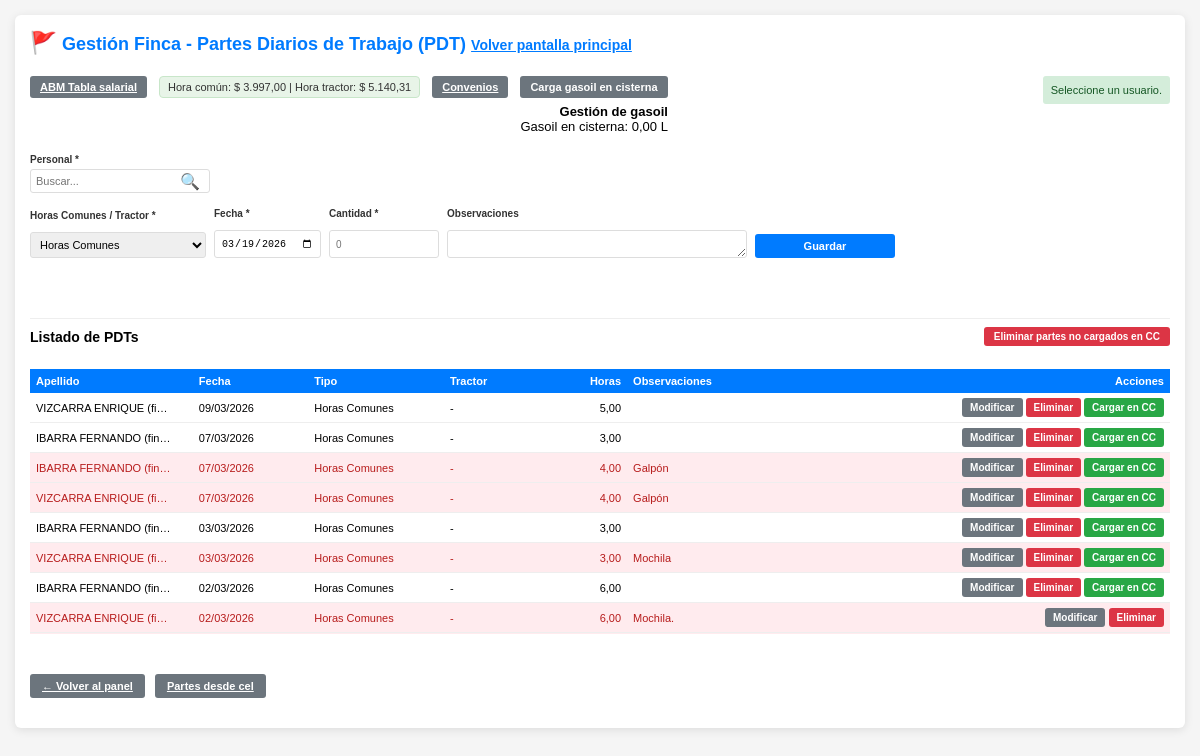
Page /gestionar_finca.php?cc=sin_usuario (signed in) on the earlier database version.
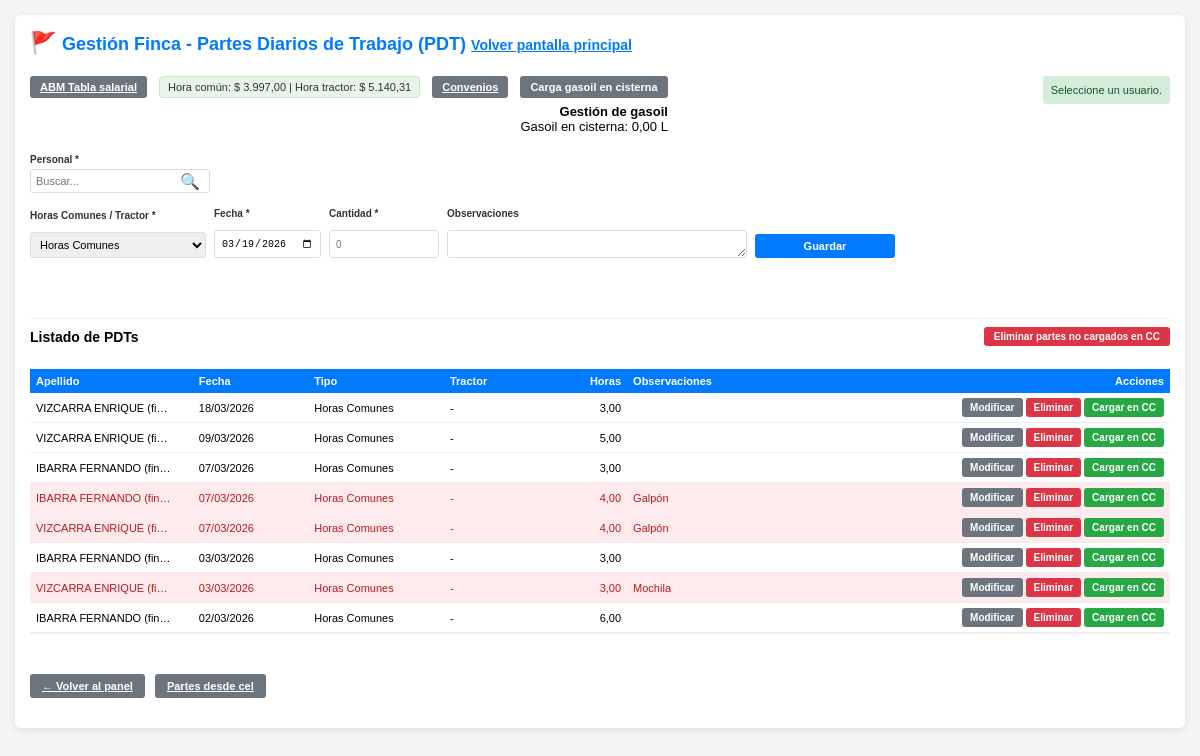
Same page on the later database version.
### tables this page shows
CREATE TABLE `pdt` (
  `id` int(11) NOT NULL AUTO_INCREMENT,
  `usuario_id` int(11) NOT NULL,
  `tipo_horas` enum('Horas tractos','Horas Comunes') NOT NULL DEFAULT 'Horas Comunes',
  `tractor` varchar(100) DEFAULT NULL,
  `fecha` date NOT NULL,
  `horas` decimal(5,2) DEFAULT 0.00,
  `cant_gasoil` decimal(6,2) DEFAULT NULL,
  `cambio_aceite` tinyint(1) DEFAULT 0,
  `en_cc` tinyint(1) DEFAULT 0,
  `observaciones` text DEFAULT NULL,
  `fecha_creacion` timestamp NOT NULL DEFAULT current_timestamp(),
  `fecha_modificacion` timestamp NOT NULL DEFAULT current_timestamp() ON UPDATE current_timestamp(),
  PRIMARY KEY (`id`),
  KEY `idx_usuario` (`usuario_id`),
  KEY `idx_fecha` (`fecha`),
  CONSTRAINT `pdt_ibfk_1` FOREIGN KEY (`usuario_id`) REFERENCES `usuarios` (`id`) ON DELETE CASCADE
);

CREATE TABLE `usuarios` (
  `id` int(11) NOT NULL AUTO_INCREMENT,
  `apellido` varchar(150) NOT NULL,
  `dni` varchar(20) NOT NULL,
  `cuit` varchar(25) DEFAULT NULL,
  `domicilio` varchar(200) DEFAULT NULL,
  `email` varchar(100) DEFAULT NULL,
  `celular` varchar(20) DEFAULT NULL,
  `consorcio` varchar(100) DEFAULT NULL,
  PRIMARY KEY (`id`)
);

### gestionar_finca.php (the view, shortened to what the changed rows need)
<?php
include 'db.php';
$desde_cel = DESDE_CEL;
if ($desde_cel) {
    $form_action_url = 'partes_desde_cel.php';
    $titulo_pagina = 'Partes desde cel';
} else {
    $form_action_url = 'gestionar_finca.php';
    $titulo_pagina = 'Gestión Finca - Partes Diarios de Trabajo (PDT)';
}
$es_nivel_0 = (isset($_SESSION['acceso_nivel']) && (int)$_SESSION['acceso_nivel'] === 0);
$lista_pdt = [];
$sql_lista = "SELECT p.id, p.usuario_id, p.tipo_horas, p.tractor, p.fecha, p.horas, p.cant_gasoil, p.cambio_aceite, p.en_cc, p.observaciones, u.apellido AS usuario_nombre FROM pdt p INNER JOIN usuarios u ON u.id = p.usuario_id ORDER BY p.fecha DESC, p.id DESC LIMIT 200";
$res_lista = mysqli_query($conexion, $sql_lista);
if ($res_lista) {
    while ($row = mysqli_fetch_assoc($res_lista)) {
        $keys = array_map('strtolower', array_keys($row));
        $combined = @array_combine($keys, array_values($row));
        $lista_pdt[] = (is_array($combined) ? $combined : $row);
    }
}
?>
<!DOCTYPE html>
<html lang="es">
<head>
</head>
<?php
        $url_esc_volver = $desde_cel ? ($es_nivel_0 ? 'logout.php' : 'gestionar_finca.php') : 'index.php';
        $js_esc = "if((e.keyCode||e.which)==27){var f=document.getElementById('formCargaGasoilSisterna');if(f&&f.style.display!='none'){f.style.display='none';return false;}";
        $js_esc .= "location.href='".addslashes($url_esc_volver)."';return false;}";
        ?>
<body onkeydown="var e=event||window.event;<?= $js_esc ?>">
    <div class="container">
        <div style="display: flex; align-items: flex-start; justify-content: space-between; gap: 20px; flex-wrap: wrap; margin-bottom: 15px;">
            <h2 style="margin: 0;"><span style="font-size: 1.2em;" title="PDT">🚩</span> <?= htmlspecialchars($titulo_pagina) ?> <a href="<?= $desde_cel ? ($es_nivel_0 ? 'logout.php' : 'gestionar_finca.php') : 'index.php' ?>" id="linkVolverEsc" style="font-size: 14px; color: #007bff;" title="Volver (ESC)">Volver pantalla principal</a></h2>
        <div style="margin-top: 24px; padding-top: 8px; position: relative; z-index: 2; clear: both; width: 100%; border-top: 1px solid #eee;">
            <div id="grid1" class="wrap-tabla-pdt">
        <table class="tabla-listado-pdt">
            <colgroup>
            </colgroup>
            <thead>
                <tr>
                    <th class="col-apellido">Apellido</th>
                    <th class="col-fecha">Fecha</th>
                    <th class="col-tipo">Tipo</th>
                    <th class="col-tractor">Tractor</th>
                    <th class="col-horas">Horas</th>
                    <th class="col-observaciones">Observaciones</th>
                    <th class="col-acciones">Acciones</th>
                </tr>
            </thead>
            <tbody>
                <?php $tiene_datos = count($lista_pdt) > 0; ?>
                <?php if ($tiene_datos): ?>
                    <?php foreach ($lista_pdt as $pdt): ?>
                        <?php
                        $p = function($k, $def = '') use ($pdt) {
                            $v = $pdt[$k] ?? $pdt[strtoupper($k)] ?? $pdt[ucfirst($k)] ?? $def;
                            return $v !== null && $v !== '' ? $v : $def;
                        };
                        $tiene_obs = !empty(trim((string)$p('observaciones', '')));
                        $uid = (int)$p('usuario_id', 0);
                        $nom = htmlspecialchars((string)$p('usuario_nombre', '-'));
                        $tipo = htmlspecialchars((string)$p('tipo_horas', '-'));
                        $tractor = htmlspecialchars((string)($p('tractor') ?: '-'));
                        $fechaRaw = $p('fecha', '');
                        $fechaFmt = $fechaRaw ? @date('d/m/Y', strtotime($fechaRaw)) : '-';
                        $horas = (float)$p('horas', 0);
                        $encc = (isset($pdt['en_cc']) ? (int)$pdt['en_cc'] : (int)($pdt['en_cc'] ?? 0));
                        $obs_raw = trim((string)$p('observaciones', ''));
                        $nom_show = (string)$nom; if (function_exists('mb_strlen') && function_exists('mb_substr') && mb_strlen($nom_show) > 20) { $nom_show = mb_substr($nom_show, 0, 20) . '…'; } elseif (strlen($nom_show) > 20) { $nom_show = substr($nom_show, 0, 20) . '…'; }
                        $tipo_show = (string)$tipo;
                        $tractor_show = (string)$tractor; if (function_exists('mb_strlen') && function_exists('mb_substr') && mb_strlen($tractor_show) > 10) { $tractor_show = mb_substr($tractor_show, 0, 10) . '…'; } elseif (strlen($tractor_show) > 10) { $tractor_show = substr($tractor_show, 0, 10) . '…'; }
                        $obs_show = (string)$obs_raw; if (function_exists('mb_strlen') && function_exists('mb_substr') && mb_strlen($obs_show) > 30) { $obs_show = mb_substr($obs_show, 0, 30) . '…'; } elseif (strlen($obs_show) > 30) { $obs_show = substr($obs_show, 0, 30) . '…'; }
                        $fecha_pdt = $fechaRaw ? substr($fechaRaw, 0, 10) : '';
                        $hoy = date('Y-m-d');
                        $ayer = date('Y-m-d', strtotime('-1 day'));
                        $mostrar_mod_elim = !$desde_cel || ($fecha_pdt === $hoy || $fecha_pdt === $ayer);
                        ?>
                        <tr class="fila-pdt<?= $tiene_obs ? ' fila-con-observaciones' : '' ?>" data-usuario-id="<?= $uid ?>"<?= $tiene_obs ? ' title="Clic para ver observaciones"' : '' ?>>
                            <?php $horas_show = number_format($horas, 2, ',', '.'); if (strlen($horas_show) > 6) { $horas_show = substr($horas_show, 0, 6) . '…'; } ?>
                            <td class="col-apellido" title="<?= $nom ?>"><?= $nom_show ?></td>
                            <td class="col-fecha" title="<?= $fechaFmt ?>"><?= $fechaFmt ?></td>
                            <td class="col-tipo" title="<?= $tipo ?>"><?= $tipo_show ?></td>
                            <td class="col-tractor" title="<?= $tractor ?>"><?= $tractor_show ?></td>
                            <td class="col-horas" title="<?= number_format($horas, 2, ',', '.') ?>"><?= $horas_show ?></td>
                            <td class="col-observaciones" title="<?= htmlspecialchars($obs_raw) ?>"><?= htmlspecialchars($obs_show) ?></td>
                            <td class="col-acciones">
                                <div style="display: flex; justify-content: flex-end; width: 100%;">
                                <div class="acciones-botones">
                                    <?php if ($mostrar_mod_elim): ?>
                                    <form method="POST" action="<?= htmlspecialchars($form_action_url) ?>" style="display:inline;">
                                        <button type="submit" name="editar" class="btn btn-secondary">Modificar</button>
                                    </form>
                                    <form method="POST" action="<?= htmlspecialchars($form_action_url) ?>" style="display:inline;">
                                        <button type="submit" name="eliminar" class="btn btn-danger" onclick="return confirm('¿Eliminar este PDT?')">Eliminar</button>
                                    </form>
                                    <?php endif; ?>
                                    <?php if ($encc == 0 && !$desde_cel): ?>
                                    <form method="POST" action="<?= htmlspecialchars($form_action_url) ?>" style="display:inline;">
                                        <button type="submit" name="cargar_cc" class="btn btn-success">Cargar en CC</button>
                                    </form>
                                    <?php endif; ?>
                                </div>
                                </div>
                            </td>
                        </tr>
                    <?php endforeach; ?>
                <?php else: ?>
                    <tr>
                        <td colspan="7" style="text-align: center; padding: 15px; color: #666; font-size: 11px;">No hay partes diarios de trabajo registrados.</td>
                    </tr>
                <?php endif; ?>
            </tbody>
        </table>
            </div>
        </div>
    </div>
</body>
</html>

Differences in the rows shown:
no longer on this page (row unchanged): pdt: usuario.apellido "VIZCARRA ENRIQUE (fi…", fecha "02/03/2026", tipo_horas "Horas Comunes", tractor "-", horas "6,00", observaciones "Mochila."
added pdt: usuario.apellido "VIZCARRA ENRIQUE (fi…", fecha "18/03/2026", tipo_horas "Horas Comunes", tractor "-", horas "3,00"
